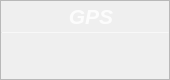
                   <widget class="QFrame" name="Class_QF_3">
                    <property name="minimumSize">
                     <size>
                      <width>170</width>
                      <height>80</height>
                     </size>
                    </property>
                    <property name="maximumSize">
                     <size>
                      <width>170</width>
                      <height>80</height>
                     </size>
                    </property>
                    <property name="toolTipDuration">
                     <number>0</number>
                    </property>
                    <property name="styleSheet">
                     <string notr="true">QFrame#Class_QF_3{
color: rgb(255, 255, 255);
border-radius: 15px;
background-color:rgb(136, 138, 133);
border: 1px outset rgb(98, 91, 213);
}
</string>
                    </property>
                    <property name="frameShape">
                     <enum>QFrame::StyledPanel</enum>
                    </property>
                    <property name="frameShadow">
                     <enum>QFrame::Raised</enum>
                    </property>
                    <layout class="QVBoxLayout" name="verticalLayout_31" stretch="0,2,1">
                     <property name="spacing">
                      <number>0</number>
                     </property>
                     <property name="leftMargin">
                      <number>0</number>
                     </property>
                     <property name="topMargin">
                      <number>0</number>
                     </property>
                     <property name="rightMargin">
                      <number>0</number>
                     </property>
                     <property name="bottomMargin">
                      <number>0</number>
                     </property>
                     <item>
                      <widget class="QFrame" name="Class_top_3">
                       <property name="styleSheet">
                        <string notr="true">border:none</string>
                       </property>
                       <property name="frameShape">
                        <enum>QFrame::StyledPanel</enum>
                       </property>
                       <property name="frameShadow">
                        <enum>QFrame::Raised</enum>
                       </property>
                       <layout class="QHBoxLayout" name="horizontalLayout_21">
                        <property name="spacing">
                         <number>0</number>
                        </property>
                        <property name="leftMargin">
                         <number>0</number>
                        </property>
                        <property name="topMargin">
                         <number>3</number>
                        </property>
                        <property name="rightMargin">
                         <number>0</number>
                        </property>
                        <property name="bottomMargin">
                         <number>3</number>
                        </property>
                        <item>
                         <widget class="QLabel" name="label_13">
                          <property name="maximumSize">
                           <size>
                            <width>16777215</width>
                            <height>30</height>
                           </size>
                          </property>
                          <property name="font">
                           <font>
                            <family>Segoe UI</family>
                            <pointsize>16</pointsize>
                            <weight>87</weight>
                            <italic>true</italic>
                            <bold>true</bold>
                           </font>
                          </property>
                          <property name="styleSheet">
                           <string notr="true">color: rgba(255, 255, 255,210);
padding-left:12px;
font: 700 italic 16pt &quot;Segoe UI&quot;;</string>
                          </property>
                          <property name="text">
                           <string>&lt;html&gt;&lt;head/&gt;&lt;body&gt;&lt;p&gt;GPS&lt;/p&gt;&lt;/body&gt;&lt;/html&gt;</string>
                          </property>
                          <property name="alignment">
                           <set>Qt::AlignCenter</set>
                          </property>
                          <property name="indent">
                           <number>0</number>
                          </property>
                         </widget>
                        </item>
                       </layout>
                      </widget>
                     </item>
                     <item>
                      <widget class="Line" name="line_10">
                       <property name="maximumSize">
                        <size>
                         <width>16777215</width>
                         <height>1</height>
                        </size>
                       </property>
                       <property name="styleSheet">
                        <string notr="true">background-color: rgba(255, 255, 255, 89);</string>
                       </property>
                       <property name="orientation">
                        <enum>Qt::Horizontal</enum>
                       </property>
                      </widget>
                     </item>
                     <item>
                      <widget class="QFrame" name="Class_bottom_3">
                       <property name="styleSheet">
                        <string notr="true">border:none</string>
                       </property>
                       <property name="frameShape">
                        <enum>QFrame::StyledPanel</enum>
                       </property>
                       <property name="frameShadow">
                        <enum>QFrame::Raised</enum>
                       </property>
                       <layout class="QVBoxLayout" name="verticalLayout_32">
                        <property name="spacing">
                         <number>0</number>
                        </property>
                        <property name="leftMargin">
                         <number>0</number>
                        </property>
                        <property name="topMargin">
                         <number>6</number>
                        </property>
                        <property name="rightMargin">
                         <number>0</number>
                        </property>
                        <property name="bottomMargin">
                         <number>6</number>
                        </property>
                        <item alignment="Qt::AlignTop">
                         <widget class="QLabel" name="Class_num_3">
                          <property name="minimumSize">
                           <size>
                            <width>0</width>
                            <height>30</height>
                           </size>
                          </property>
                          <property name="maximumSize">
                           <size>
                            <width>16777215</width>
                            <height>30</height>
                           </size>
                          </property>
                          <property name="font">
                           <font>
                            <family>Microsoft YaHei UI</family>
                            <pointsize>17</pointsize>
                            <weight>50</weight>
                            <italic>false</italic>
                            <bold>false</bold>
                            <underline>false</underline>
                           </font>
                          </property>
                          <property name="styleSheet">
                           <string notr="true">color: rgb(255, 255, 255);
font: 17pt &quot;Microsoft YaHei UI&quot;;</string>
                          </property>
                          <property name="text">
                           <string/>
                          </property>
                          <property name="alignment">
                           <set>Qt::AlignCenter</set>
                          </property>
                         </widget>
                        </item>
                       </layout>
                      </widget>
                     </item>
                    </layout>
                   </widget>
